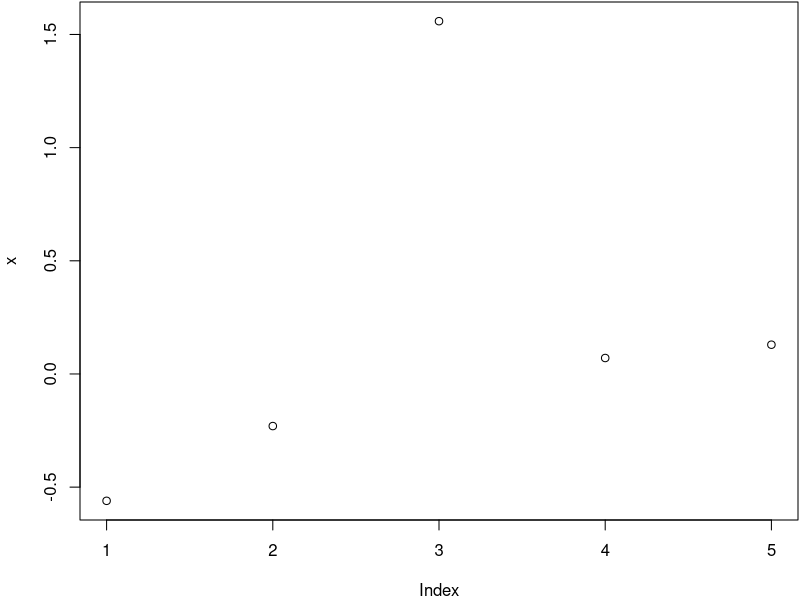

Write R code to recreate this figure.
#' ---
#' title: A spin() example
#' author: Mr Awesome
#' output: html_document
#' ---
#'
#' This is a special R script which can be used to generate a report. You can
#' write normal text in roxygen comments.
#'
#' First we set up some options (you do not have to do this):

#+ setup, include=FALSE
library(knitr)
opts_chunk$set(fig.path='figure/silk-')

#' The report begins here.

#+ test-a, cache=FALSE
# boring examples as usual
set.seed(123)
x = rnorm(5)
mean(x)

#' You can use the special syntax {{code}} to embed inline expressions, e.g.
{{mean(x)+2}}
#' is the mean of x plus 2.
#' The code itself may contain braces, but these are not checked.  Thus,
#' perfectly valid (though very strange) R code such as `{{2 + 3}} - {{4 - 5}}`
#' can lead to errors because `2 + 3}} - {{4 - 5` will be treated as inline code.
#'
#' Now we continue writing the report. We can draw plots as well.

#+ test-b, fig.width=5, fig.height=5
par(mar = c(4, 4, .1, .1)); plot(x)

#' Actually you do not have to write chunk options, in which case knitr will use
#' default options. For example, the code below has no options attached:

var(x)
quantile(x)

#' And you can also write two chunks successively like this:

#+ test-chisq5
sum(x^2) # chi-square distribution with df 5
#+ test-chisq4
sum((x - mean(x))^2) # df is 4 now

#' Done. Call `spin('knitr-spin.R')` to make silk from sow's ear now and knit a
#' lovely purse.

# /* you can write comments between /* and */ like C comments (the preceding #
# is optional)
Sys.sleep(60)
# */

# /* there is no inline comment; you have to write block comments */
